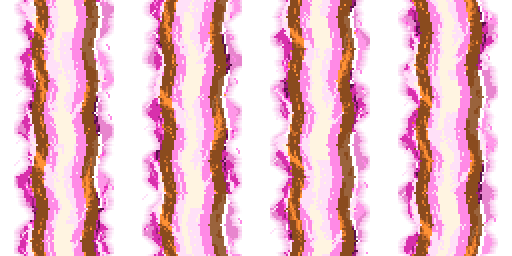
#> input picture Pause/Assets/Art/Attacks/Ember~/ember_attack_laserbody.png, 512 x 256 px, found by its file name
$ python build_strike.py
#> lines starting #> are read from the running program, lines starting #| are printed output that depends on the picture
#!/usr/bin/env python3
"""Ember "eruption columns" (the Cinder Drake's Legacy strike special): ember_attack_strike.png, built by
script from Ember's already-approved, installed attack art (no repaint, no generation):

    Resources/Attacks/Ember/ember_attack_laserbody.png   four 128 x 256 flame-beam frames, seamless top to bottom
    Resources/Attacks/Ember/ember_attack_mineflame.png   row 1 pilot flames a-d, row 2 muzzle bursts / impact a,b, row 3 impact c

Layout the game reads (AttackArt.StrikeBody / StrikeGlyph / StrikeBurst; docs world-attacks-art.md 3.3), 768 x 512 RGBA:
    row 0      six 128 x 384 column-body frames, played ONCE at 24 fps over the .25 s live window (AttackStrike.DrawBody),
               tiled foot to top, so every frame is seamless top to bottom:
               0 ignite (the beam pinched to ~55 % width, white-hot)  1-3 full burn (laserbody frames 1, 2, 3)
               4-5 dying (laserbody 0 / 1 at 62 % / 30 % alpha, cooled toward red: the source art is soft-edged)
    row 1      (y 384) 128 x 128: lane glyph a, b (pilot flame c, d), ground burst x3 (impact a, b, c), one reserved (empty)

The body frames are the 256 px beam tiles stretched NEAREST to 384 (every other row doubled): the stretch keeps the tile
seamless (row 383 meets row 0 exactly as row 255 met row 0). The hit is the middle 46 px; the beam's flame is ~88 px wide.

NOT INSTALLED (2026-11-28): a 768 x 512 sheet put Resources/Attacks over its memory budget (MineFlameArtTest), so the game
assembles the same column at runtime from the two resident sheets above (AttackArt.KitStrike: laserbody frames as 2 u tiles,
played 0,1,2,3,0,1; the ignite pinch and the cooling fade via AttackArt.StrikeFrameLook as width scale / tint -- the
white-hot lift of frame 0 is not reproduced; glyph and burst from the mineflame cells listed below). This script only
writes candidate_strike.png, a preview of those pixels; AttackStrike.DrawBody cuts the last tile at the geyser's top.

    python3 build_strike.py [OUT.png]
"""
import sys
from pathlib import Path
import numpy as np
from PIL import Image

HERE = Path(__file__).resolve().parent
ART = HERE.parents[2]
SRC = ART / "Resources/Attacks/Ember"
OUT = Path(sys.argv[1]) if len(sys.argv) > 1 else HERE / "candidate_strike.png"

body = np.asarray(Image.open(SRC / "ember_attack_laserbody.png").convert("RGBA"))
#> body is the input picture: shape (256, 512, 4); mean R, G, B, A 158.7, 93.5, 120.7, 155.9
mine = np.asarray(Image.open(SRC / "ember_attack_mineflame.png").convert("RGBA"))
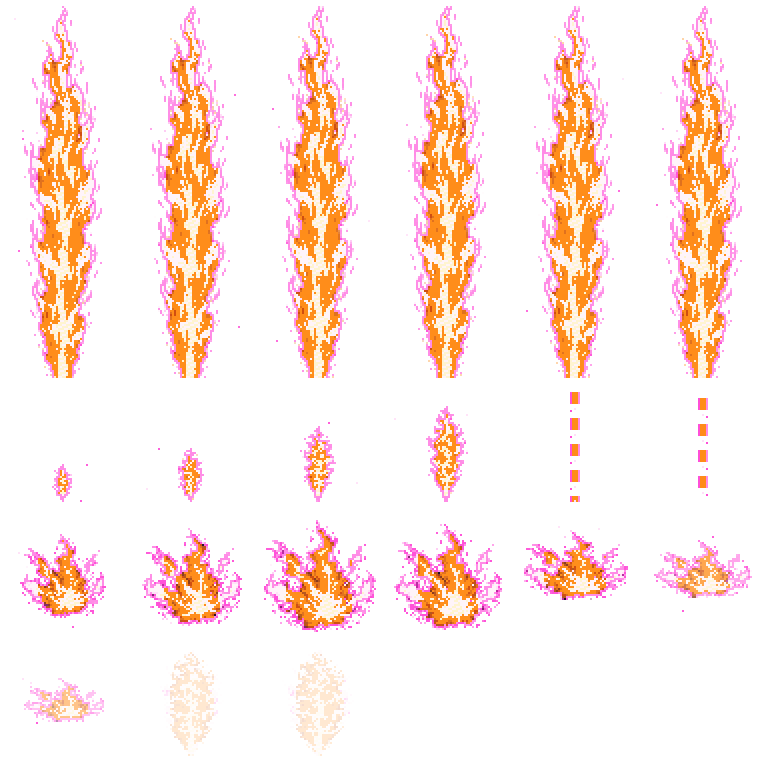
#> input picture Pause/Assets/Art/Attacks/Ember~/ember_attack_mineflame.png, 768 x 768 px, found by its file name
#> mine is the input picture: shape (768, 768, 4); mean R, G, B, A 60.8, 40.3, 33.9, 55.6


def beam(i):
#> called with i = 0
    return body[:, i * 128:(i + 1) * 128]
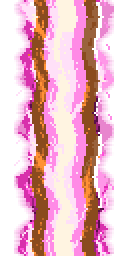
#> returned value: shape (256, 128, 4); mean of channels 0, 1, 2, 3 160.1, 94.4, 121.8, 157.8; transparent parts drawn white


def stretch(a):                                   # 256 -> 384 rows, NEAREST: rows 0,0,1,2,2,3,...
    rows = (np.arange(384) * 256 // 384)
#> rows = 384 values from 0 to 255
    return a[rows]
#> returned value: shape (384, 128, 4)


def pinch(a, k):                                  # squeeze the flame toward the centre column, white-hot
#> called with k = 0.55
    out = np.zeros_like(a)
#> out: shape (384, 128, 4); every value is 0
    for x in range(128):
        sx = int(round(64 + (x + .5 - 64) / k - .5))
        if 0 <= sx < 128: out[:, x] = a[:, sx]
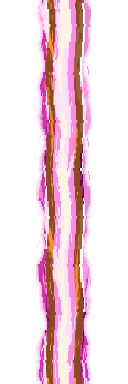
#> out: shape (384, 128, 4); mean of channels 0, 1, 2, 3 87.1, 51.7, 66.2, 86.6; transparent parts drawn white
    rgb = out[..., :3].astype(int)
    out[..., :3] = np.clip(rgb + (255 - rgb) * .35, 0, 255).astype(np.uint8)
#> in stretch (call 4), `return a[rows]`:
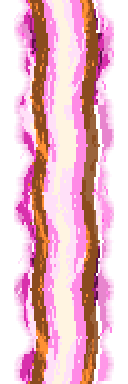
#> returned value: shape (384, 128, 4); mean of channels 0, 1, 2, 3 158.8, 93.6, 120.7, 155.7; transparent parts drawn white
    return out


def dying(a, k):                                  # the beam art is soft-edged (154 alpha levels): fade it by alpha, cooled
#> called with k = 0.62
    out = a.copy()
    out[..., 3] = (out[..., 3].astype(float) * k).astype(np.uint8)
    rgb = out[..., :3].astype(float)
    out[..., :3] = np.clip(rgb * np.array([1.0, .8, .7]) * (.55 + .45 * k), 0, 255).astype(np.uint8)
    return out


def cell(r, c):
    return mine[r * 128:(r + 1) * 128, c * 128:(c + 1) * 128] if r else None


frames = [pinch(stretch(beam(0)), .55), stretch(beam(1)), stretch(beam(2)), stretch(beam(3)),
          dying(stretch(beam(0)), .62), dying(stretch(beam(1)), .3)]
#> call 2 of dying, with k = 0.3
#> in dying (call 2), `rgb = out[..., :3].astype(float)`:
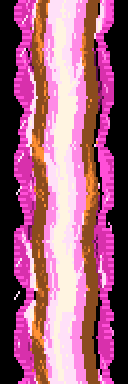
#> rgb: shape (384, 128, 3) float64; mean of channels 0, 1, 2 158.7, 93.2, 120.7; drawn as R, G, B
#> in dying (call 2), `out[..., :3] = np.clip(rgb * np.array([1.0, .8, .7]) * (.55 + .45 * k)..`:
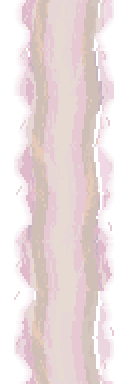
#> out: shape (384, 128, 4); mean of channels 0, 1, 2, 3 108.2, 50.7, 57.5, 46.5; transparent parts drawn white
atlas = np.zeros((512, 768, 4), np.uint8)
for i, f in enumerate(frames):
    atlas[:384, i * 128:(i + 1) * 128] = f
#> this loop made 6 passes
# row 1: glyph a,b = pilot flame c,d (mineflame row 1 at y 384, cols 2,3); burst = impact a,b (row 2 y 512, cols 4,5), impact c (row 3 y 640, col 0)
row1 = [mine[384:512, 256:384], mine[384:512, 384:512], mine[512:640, 512:640], mine[512:640, 640:768], mine[640:768, 0:128]]
for i, c in enumerate(row1):
    atlas[384:512, i * 128:(i + 1) * 128] = c
#> this loop made 5 passes
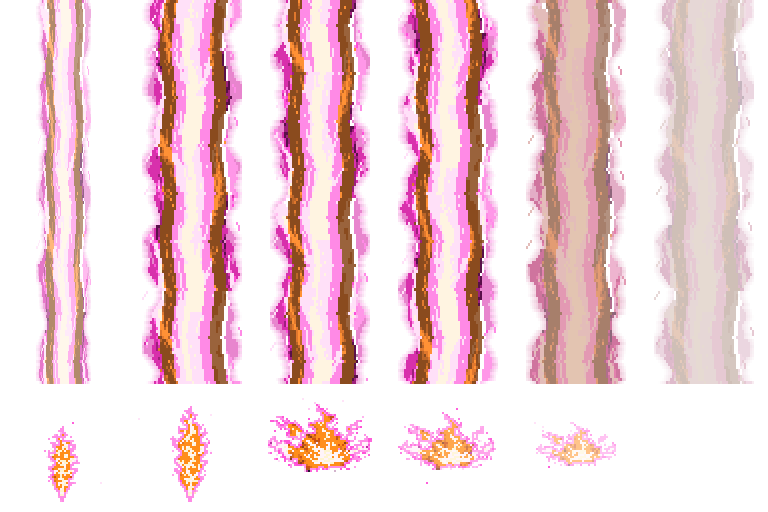
#> atlas: shape (512, 768, 4); mean of channels 0, 1, 2, 3 115.3, 69.1, 82.5, 93.6; transparent parts drawn white
Image.fromarray(atlas, "RGBA").save(OUT, optimize=True)
# seam check: each body frame's last row against its first (the tile meets itself)
for i, f in enumerate(frames[:4]):
    print(f"frame {i}: seam |row383-row0| = {np.abs(f[-1].astype(int) - f[0].astype(int)).mean():.1f}")
#> this loop made 4 passes
#| frame 0: seam |row383-row0| = 0.0
#| frame 1: seam |row383-row0| = 0.0
#| frame 2: seam |row383-row0| = 0.0
#| frame 3: seam |row383-row0| = 0.0
print("wrote", OUT)
